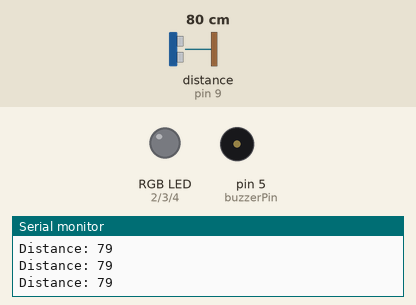
Recording of a sketch running on a simulated Arduino Uno, built with avr-gcc and run on an emulated ATmega328P. On the bench: an RGB LED mixed from three pins (HIGH = lit), buzzer (waves = sounding, pin HIGH), the last lines printed to the serial monitor. Wiring (inferred from the names in the program): ultrasonic range finder: trigger pin 8; echo pin 9. Dashed ring = blinking. The inputs (shaded band) are chosen by the test bench; at power-on: distance to the obstacle (sensor on pin 9) 80 cm. The echo pulse lasts 58.3 µs per cm; pins used as bus, display or sensor lines are not drawn.

Above: at 1.2 s.
1.3 s: distance to the obstacle (sensor on pin 9) set to 56 cm
2.8 s: distance to the obstacle (sensor on pin 9) set to 47 cm
At 3.18 s:
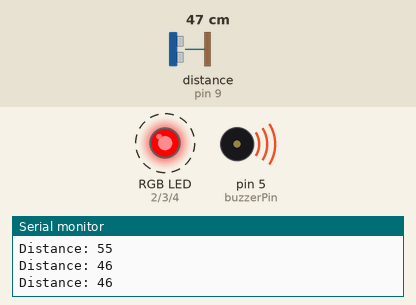
5.8 s: distance to the obstacle (sensor on pin 9) set to 60 cm
At 6.4 s:
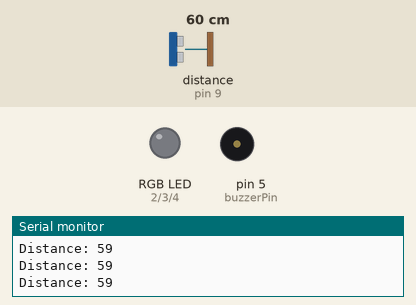
7.3 s: distance to the obstacle (sensor on pin 9) set to 2 cm
At 7.52 s:
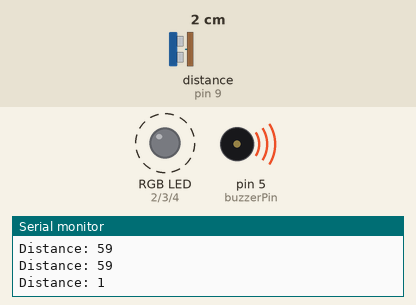
Timing chart, 0 to 11.3 s (numbered marks = the images above; inputs shaded):
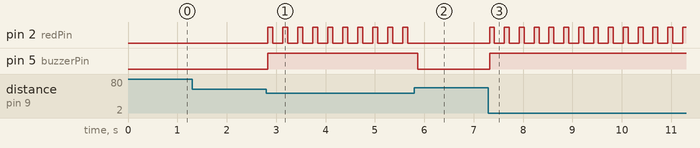

The sketch:

ultrasonic_check_later_20112024.ino
```cpp
// Ultrasonic Sensor Pins
const int trigPin = 8;
const int echoPin = 9;

// RGB LED Pins
const int redPin = 2;    // Red pin of RGB LED
const int greenPin = 3;  // (Unused in this setup)
const int bluePin = 4;   // (Unused in this setup)

// Buzzer Pin
const int buzzerPin = 5;

// Threshold Distance (in cm)
const int thresholdDistance = 50; // Boundary distance

void setup() {
  // Initialize Serial Monitor
  Serial.begin(9600);

  // Initialize Ultrasonic Sensor Pins
  pinMode(trigPin, OUTPUT);
  pinMode(echoPin, INPUT);

  // Initialize RGB LED Pins
  pinMode(redPin, OUTPUT);
  pinMode(greenPin, OUTPUT);
  pinMode(bluePin, OUTPUT);
  digitalWrite(redPin, LOW);
  digitalWrite(greenPin, LOW);
  digitalWrite(bluePin, LOW);

  // Initialize Buzzer Pin
  pinMode(buzzerPin, OUTPUT);
  digitalWrite(buzzerPin, LOW);
}

void loop() {
  // Measure distance
  long duration = measureDistance();
  int distance = duration / 58.2; // Convert to cm
  Serial.print("Distance: ");
  Serial.println(distance);

  if (distance > 0 && distance < thresholdDistance) {
    // Object is within boundary, trigger alarm
    triggerAlarm();
  } else {
    // Object is outside boundary, turn off alarm
    turnOffAlarm();
  }

  delay(100); // Small delay for stable readings
}

long measureDistance() {
  // Send a 10us HIGH pulse to trigger pin
  digitalWrite(trigPin, LOW);
  delayMicroseconds(2);
  digitalWrite(trigPin, HIGH);
  delayMicroseconds(10);
  digitalWrite(trigPin, LOW);

  // Measure the time it takes for the echo pin to go HIGH
  return pulseIn(echoPin, HIGH);
}

void triggerAlarm() {
  // Turn on buzzer
  digitalWrite(buzzerPin, HIGH);

  // Rapidly blink red LED
  digitalWrite(redPin, HIGH);
  delay(100);
  digitalWrite(redPin, LOW);
  delay(100);
}

void turnOffAlarm() {
  // Turn off buzzer and red LED
  digitalWrite(buzzerPin, LOW);
  digitalWrite(redPin, LOW);
}
```

Measured:
- the behaviour switches between 51 and 50 cm on distance to the obstacle (sensor on pin 9) (found by bisection; images 0 and 1)
- after the input at 2.8 s, pin 2 (redPin): alternates HIGH for 0.10 s and LOW for 0.20 s, starting at once; pin 5 (buzzerPin): LOW → HIGH at once
- after the input at 5.8 s, pin 2 (redPin): stops changing and stays LOW; pin 5 (buzzerPin): HIGH → LOW after 0.07 s
- after the input at 7.3 s, pin 2 (redPin): alternates HIGH for 0.10 s and LOW for 0.20 s, starting at once; pin 5 (buzzerPin): LOW → HIGH at once
